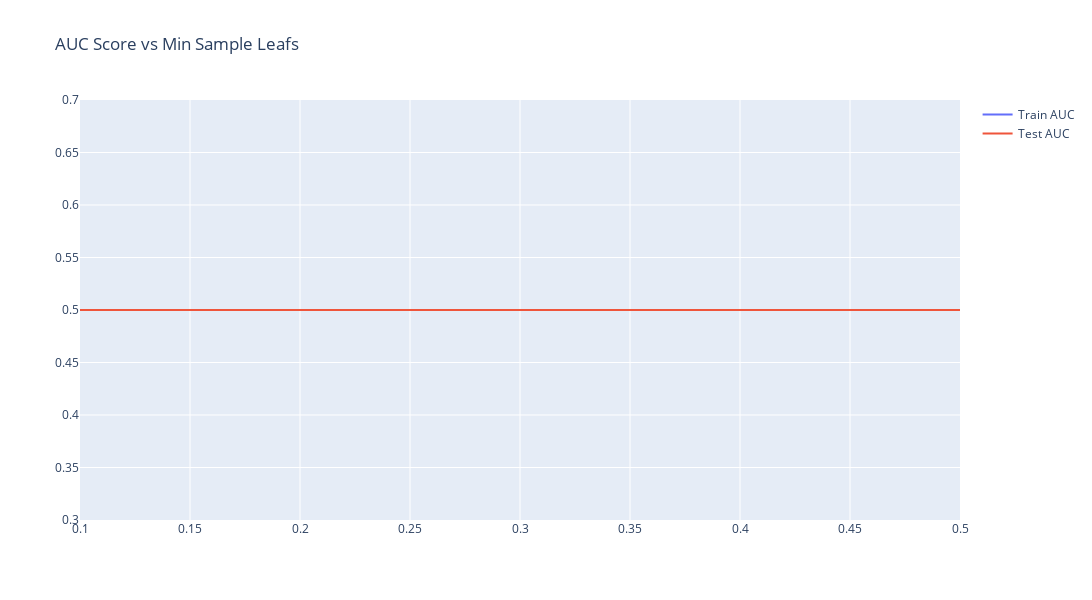

Notebook cell for this chart:
### Code cell
fig1 = go.Figure()

# Add traces
fig1.update_layout(yaxis_range=[0.30,0.70],title='AUC Score vs Min Sample Leafs', width=1200, height=600)

fig1.add_trace(go.Scatter(x=min_samples_leafs, y=train_results,
                    mode='lines',
                    name='Train AUC'))
fig1.add_trace(go.Scatter(x=min_samples_leafs, y=test_results,
                    mode='lines',
                    name='Test AUC'))

fig1.show()
fig1.write_image("resources/min_samples.png")

### Figure 1 — Plotly figure (JSON) as saved in the notebook; plotly's stock layout.template omitted (floating-point values rounded to 4 significant figures)
{"data": [{"mode": "lines", "name": "Train AUC", "type": "scatter", "x": [0.1, 0.2, 0.3, 0.4, 0.5], "y": [0.5, 0.5, 0.5, 0.5, 0.5]}, {"mode": "lines", "name": "Test AUC", "type": "scatter", "x": [0.1, 0.2, 0.3, 0.4, 0.5], "y": [0.5, 0.5, 0.5, 0.5, 0.5]}], "layout": {"height": 600, "title": {"text": "AUC Score vs Min Sample Leafs"}, "width": 1200, "xaxis": {"autorange": true, "range": [0.1, 0.5], "type": "linear"}, "yaxis": {"range": [0.3, 0.7], "type": "linear"}}}
